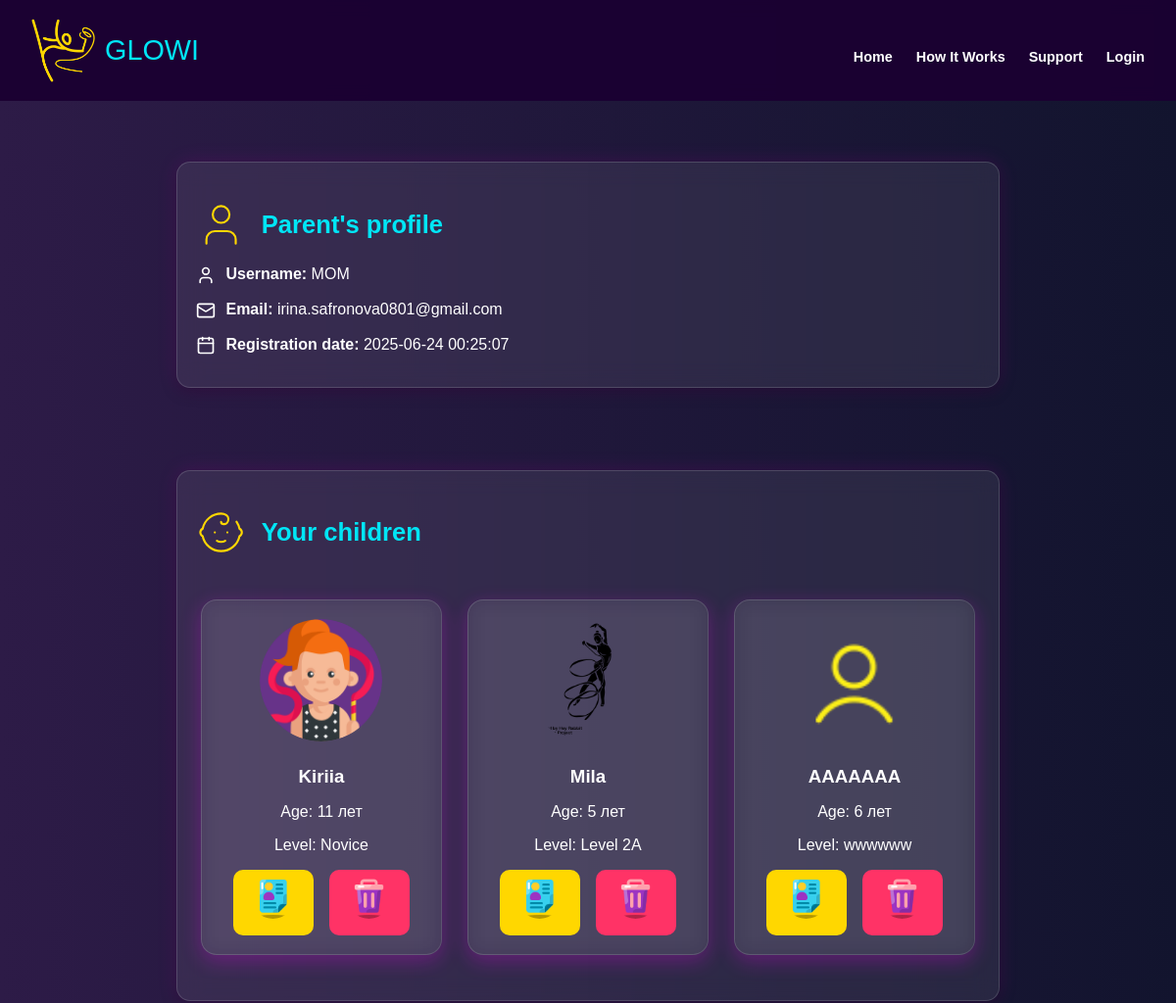
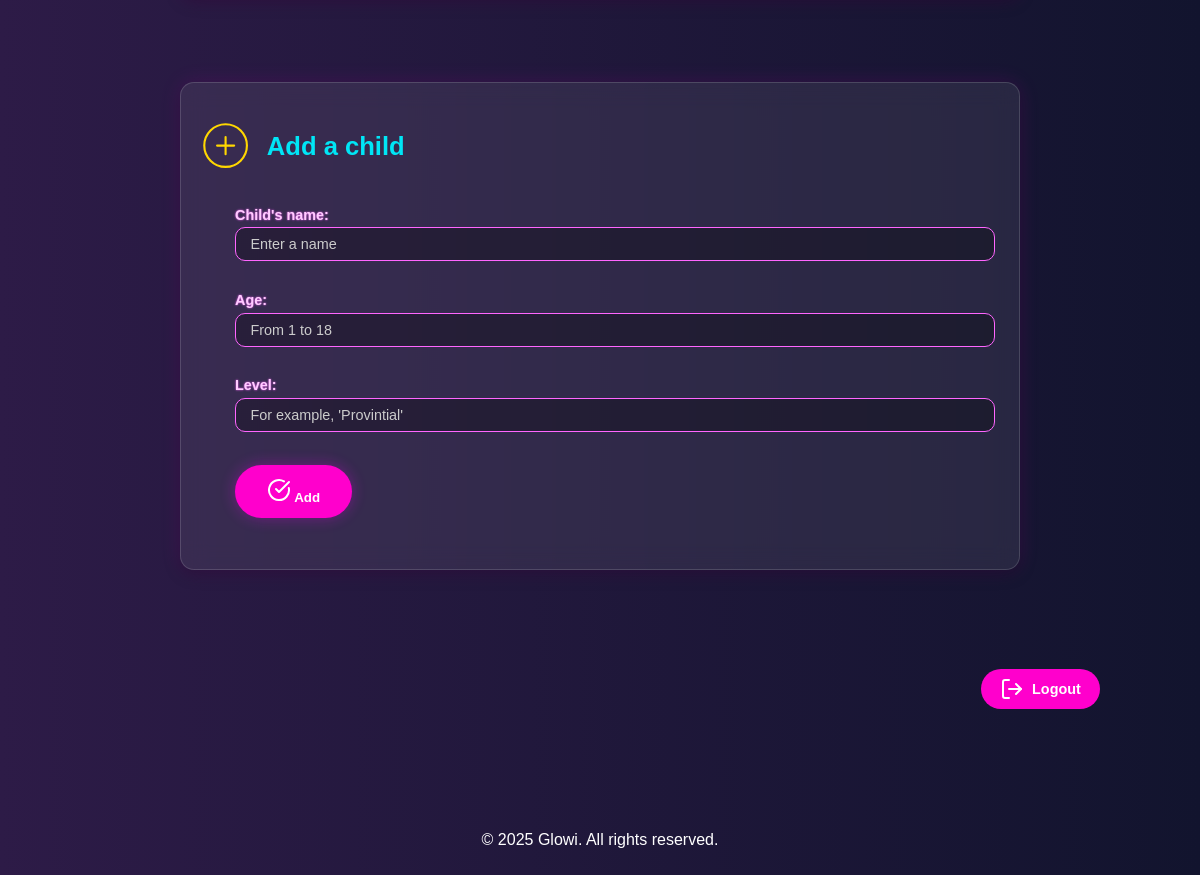
Screenshot of /dashboard.php (signed in) with the database file from the repository (2 pictures, top to bottom).
### tables this page shows
CREATE TABLE `parents` (
  `parentID` int(4) NOT NULL,
  `userName` varchar(100) NOT NULL,
  `emailAddress` varchar(100) NOT NULL,
  `password` varchar(255) NOT NULL,
  `failed_attempts` int(11) DEFAULT 0,
  `last_failed_login` datetime DEFAULT NULL,
  `created_at` timestamp NOT NULL DEFAULT current_timestamp(),
  `updated_at` timestamp NOT NULL DEFAULT current_timestamp() ON UPDATE current_timestamp()
);

CREATE TABLE `children` (
  `childID` int(4) NOT NULL,
  `parentID` int(11) NOT NULL,
  `name` varchar(100) NOT NULL,
  `age` int(11) NOT NULL,
  `groupLevel` varchar(50) NOT NULL,
  `photoImage` varchar(255) DEFAULT 'placeholder_100.jpg',
  `created_at` timestamp NOT NULL DEFAULT current_timestamp(),
  `updated_at` timestamp NOT NULL DEFAULT current_timestamp() ON UPDATE current_timestamp(),
  `gender` enum('male','female','unknown') DEFAULT 'unknown'
);

### dashboard.php (the view, shortened to what this page needs)
<?php
require 'database.php';
$parentID = $_SESSION['parentID'];
$stmt = $pdo->prepare("SELECT * FROM parents WHERE parentID = ?");
$stmt->execute([$parentID]);
$parent = $stmt->fetch(PDO::FETCH_ASSOC);
$stmt = $pdo->prepare("SELECT * FROM children WHERE parentID = ?");
$stmt->execute([$parentID]);
$children = $stmt->fetchAll(PDO::FETCH_ASSOC);
?>
<!DOCTYPE html>
<html lang="ru">
<head>
  <link rel="stylesheet" href="css/main.css">
</head>
<body>
<?php include 'header.php'; ?>
<main class="dashboard-wrapper container">
  <section class="dashboard-block card">
    <h2><i data-lucide="user" class="icon"></i> Parent's profile</h2>
    <p><strong><i data-lucide="user" class="icon"></i> Username:</strong> <?= htmlspecialchars($parent['userName']) ?></p>
    <p><strong><i data-lucide="mail" class="icon"></i> Email:</strong> <?= htmlspecialchars($parent['emailAddress']) ?></p>
    <p><strong><i data-lucide="calendar" class="icon"></i> Registration date: </strong> <?= htmlspecialchars($parent['created_at']) ?></p>
  </section>
  <section class="dashboard-block card">
    <h2><i data-lucide="baby" class="icon"></i> Your children </h2>
    <?php if (count($children) === 0): ?>
      <p>Children have not been added yet.</p>
    <?php else: ?>
      <div class="children-list">
        <?php foreach ($children as $child): ?>
        <div class="child-card card">
         <?php
          $photoFile = $child['photoImage'];
          $photoSrc = (!empty($photoFile) && file_exists('uploads/avatars/' . $photoFile))
                    ? 'uploads/avatars/' . htmlspecialchars($photoFile)
                    : 'assets/img/placeholder.png';
         ?>
         <img src="<?= htmlspecialchars($photoSrc) ?>" alt="Photo of the child" />
  <h3><?= htmlspecialchars($child['name']) ?></h3>
    <p>Age: <?= (int)$child['age'] ?> лет</p>
    <p>Level: <?= htmlspecialchars($child['groupLevel']) ?></p>
   <div class="child-actions">
  <a class="button" href="child_profile.php?childID=<?= $child['childID'] ?>">
    <img src="assets/img/profile3.png" alt="Open profile">
  </a>
  <form method="post" onsubmit="return confirm('Delete this child?');">
    <button type="submit" class="button" style="background-color: #ff3366;">
      <img src="assets/img/delete.png" alt="Delete">
    </button>
  </form>
</div>
          </div>
        <?php endforeach; ?>
      </div>
    <?php endif; ?>
  </section>
  <section class="dashboard-block card neon-form">
    <h2><i data-lucide="plus-circle" class="icon"></i> Add a child</h2>
   <form method="POST" action="dashboard.php" enctype="multipart/form-data" novalidate>
      <label for="childName">Child's name:</label>
      <input type="text" id="childName" name="childName" required placeholder="Enter a name" />
      <label for="childAge">Age:</label>
      <input type="number" id="childAge" name="childAge" min="1" max="18" required placeholder="From 1 to 18" />
      <label for="groupLevel">Level:</label>
      <input type="text" id="groupLevel" name="groupLevel" required placeholder="For example, 'Provintial'" />
<br/>
      <button type="submit" class="neon-button">
        <i data-lucide="check-circle"></i> Add
      </button>
    </form>
  </section>
  <div class="actions">
    <a href="logout.php" class="button">
      <i data-lucide="log-out"></i> Logout
    </a>
  </div>
  <br/>
</main>
<?php include 'footer.php'; ?>
</body>
</html>

### header.php
<header>
  <nav>
    <div class="nav-left">
      <img src="assets/img/mainlogo.png" alt="GLOWI Logo" class="logo">
      <h1 class="animate__animated animate__pulse">GLOWI</h1>
    </div>
    <div class="nav-links">
      <a href="index.php">Home</a>
      <a href="#how-it-works">How It Works</a>
      <a href="#support">Support</a>
      <a href="#login">Login</a>
    </div>
  </nav>
</header>

### footer.php
<footer>
    <p>&copy; 2025 Glowi. All rights reserved.</p>
</footer>

### rows the page displays
parents: userName "MOM", emailAddress "irina.safronova0801@gmail.com", created_at "2025-06-24 00:25:07"
children: photoImage (picture), name "Kiriia", age "11", groupLevel "Novice"
children: photoImage (picture), name "Mila", age "5", groupLevel "Level 2A"
children: photoImage (placeholder picture), name "AAAAAAA", age "6", groupLevel "wwwwww"
